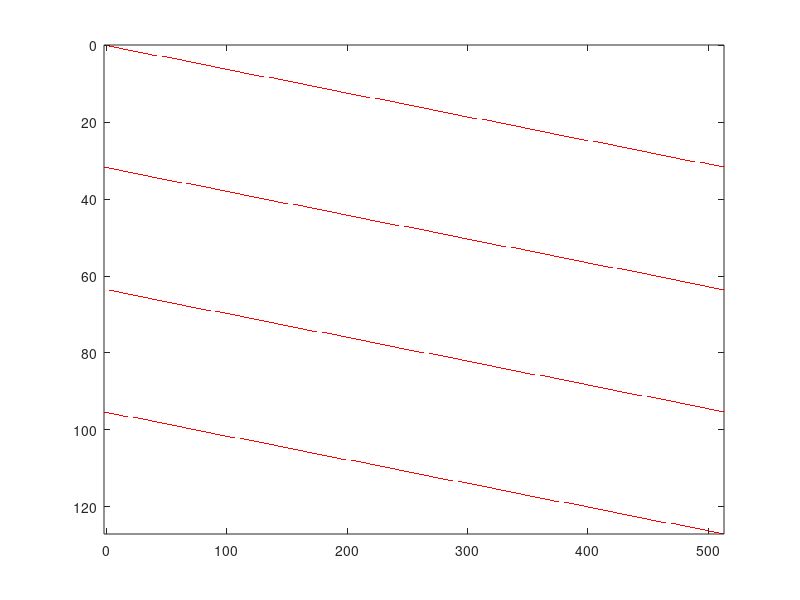

MATLAB code to generate this figure: (Note: this script raises an error after producing the figure.)
N = 128;
M = 512;

[m, n] = meshgrid(0:N-1, 0:M-1);  % Grid of indices
f = exp(1j * 2 * pi * m .* n / N);  % Compute f(m,n)

f_fft = fft(f, N, 2);  % 2 indicates operation along columns

magnitude = abs(f_fft);

custom_map = [1 1 1; 1 0 0];  % [R G B] for white and red

figure (1);
imagesc(0:M-1, 0:N-1, magnitude);
colormap(custom_map); 
clim([0 128]);

xlabel('Sequence Index (m)');
ylabel('Frequency Bin (n)');
title('Spectrogram of 128-point FFT along Columns');

axis xy;